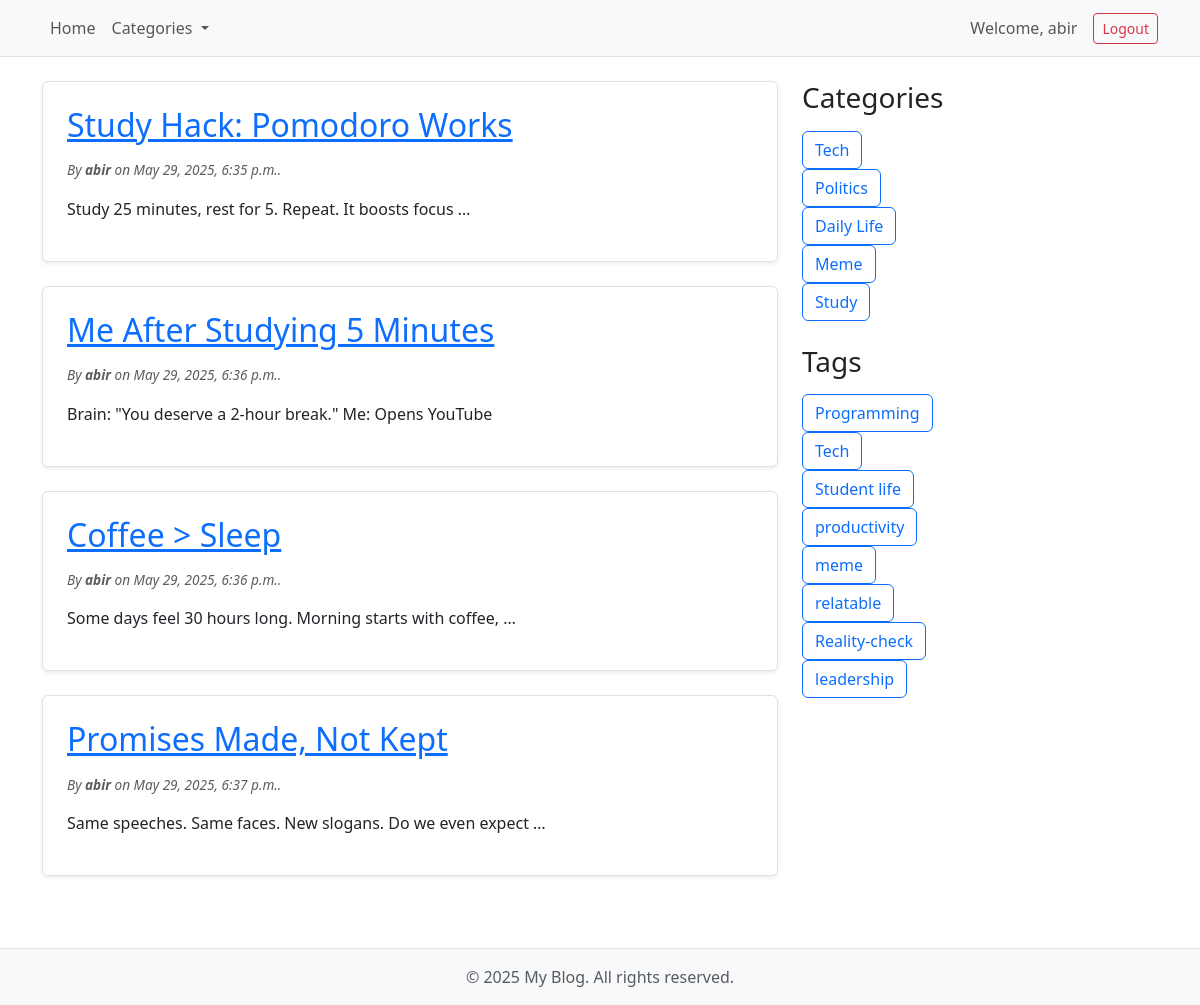
The app's page / (signed in) with its own data.
### Blog/models.py (models this page shows, shortened)
class Post(models.Model):
    title = models.CharField( max_length=200)
    content = models.TextField()
    author = models.ForeignKey(User, on_delete=models.CASCADE)
    created_at = models.DateTimeField(auto_now_add=True)
    updated_at = models.DateTimeField(auto_now=True)
    category = models.ForeignKey(Category, on_delete=models.SET_NULL, null = True, blank = True)
    tag = models.ManyToManyField(Tag, blank= True)

class Category(models.Model):
    name = models.CharField(max_length=20)

class Tag(models.Model):
    name = models.CharField( max_length=20)

### Blog/views.py (the view)
# urls.py: path("",post_list, name = 'post_list'),
def post_list(request):
    posts = Post.objects.all()
    categories = Category.objects.all()
    tags = Tag.objects.all()
    return render(request, 'blog/post_list.html', {'posts': posts, 'categories':categories, 'tags':tags })

### template/blog/post_list.html (shortened to what this page needs)
{% extends "blog/base.html" %}
{% block content %}
        {% for post in posts %}
            <article class="mb-4 border rounded p-4 shadow-sm bg-white">
            <h2 class="mb-3"> <a href="{% url 'post_details' post.id %}"> {{post.title}}  </a> </h2>
            <div class="text-muted fst-italic mb-3" style="font-size: 0.85rem;">
                By <b>{{ post.author }}</b> on {{ post.created_at }}.
            </div>
            <p> {{ post.content | truncatewords:10 }} </p>
            </article>
        {% empty %}
            <h1>No posts found. Create post</h1>
        {% endfor%}
{% endblock %}

### template/blog/base.html (shortened to what this page needs)
<!DOCTYPE html>
<html lang="en">
<head>
  <link
    href="https://cdn.jsdelivr.net/npm/bootstrap@5.3.0/dist/css/bootstrap.min.css"
    rel="stylesheet"
  />
</head>
<body class="d-flex flex-column min-vh-100">
  <nav class="navbar navbar-expand-lg navbar-light bg-light border-bottom">
    <div class="container" id="navbarNavDropdown">
      <ul class="navbar-nav">
        <li class="nav-item">
          <a class="nav-link" href="{% url 'post_list' %}">Home</a>
        </li>
        <li class="nav-item dropdown">
          <a
            class="nav-link dropdown-toggle"
            href="#"
            id="categoriesDropdown"
            role="button"
            data-bs-toggle="dropdown"
            aria-expanded="false"
          >
            Categories
          </a>
        </li>
      </ul>
      <div class="d-flex align-items-center gap-3">
        {% if user.is_authenticated %}
          <span class="navbar-text">Welcome, {{ user.username }}</span>
          <form method="POST" action="{% url 'logout' %}">
            <button type="submit" class="btn btn-outline-danger btn-sm">Logout</button>
          </form>
        {% else %}
          <a class="btn btn-outline-primary btn-sm" href="{% url 'login' %}">Login</a>
        {% endif %}
      </div>
    </div>
</nav>
  <div class="container my-4 flex-grow-1">
    <div class="row">
      <main class="col-lg-8 mb-4">
        {% block content %}
        {% endblock %}
      </main>
      <aside class="col-lg-4">
        <section class="mb-4">
          <h3 class="mb-3">Categories</h3>
          {% for category in categories %}
          <div class="d-flex gap-2 flex-wrap">
            <button type="button" class="btn btn-outline-primary">{{ category.name }}</button>
          </div>
          {% empty %}
            <p>No Categories made</p>
          {% endfor %}
        </section>
        <section>
          <h3 class="mb-3">Tags</h3>
          {% for tag in tags %}
          <div class="d-flex gap-2 flex-wrap">
            <button type="button" class="btn btn-outline-primary">{{ tag.name }}</button>
          </div>
          {% empty %}
            <p>No Tags made</p>
          {% endfor %}
        </section>
      </aside>
    </div>
  </div>
  <footer class="bg-light text-center text-muted py-3 border-top mt-auto">
    <div class="container">
      &copy; 2025 My Blog. All rights reserved.
    </div>
  </footer>
</body>
</html>

### records on screen
Post: title "Study Hack: Pomodoro Works", author "abir", created_at "May 29, 2025, 6:35 p.m.", content "Study 25 minutes, rest for 5. Repeat. It boosts focus …"
Post: title "Me After Studying 5 Minutes", author "abir", created_at "May 29, 2025, 6:36 p.m.", content "Brain: \"You deserve a 2-hour break.\" Me: Opens YouTube"
Post: title "Coffee > Sleep", author "abir", created_at "May 29, 2025, 6:36 p.m.", content "Some days feel 30 hours long. Morning starts with coffee, …"
Post: title "Promises Made, Not Kept", author "abir", created_at "May 29, 2025, 6:37 p.m.", content "Same speeches. Same faces. New slogans. Do we even expect …"
Category: name "Tech"
Category: name "Politics"
Category: name "Daily Life"
Category: name "Meme"
Category: name "Study"
Tag: name "Programming"
Tag: name "Tech"
Tag: name "Student life"
Tag: name "productivity"
Tag: name "meme"
Tag: name "relatable"
Tag: name "Reality-check"
Tag: name "leadership"

### other values on screen
{{ user.username }} "abir"
